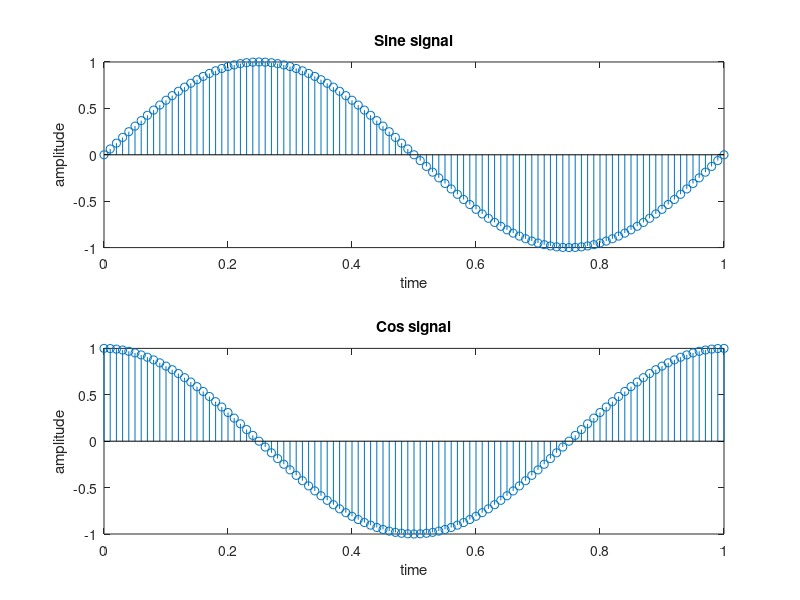

The MATLAB script that drew this image:
clc
close all
clear all
n=[0:0.01:1];
f=sin(2*pi*n);
subplot(2,1,1);
stem(n,f);
xlabel('time');
ylabel('amplitude');
title('Sine signal');
n=[0:0.01:1];
f=cos(2*pi*n);
subplot(2,1,2);
stem(n,f);
xlabel('time');
ylabel('amplitude');
title('Cos signal');
